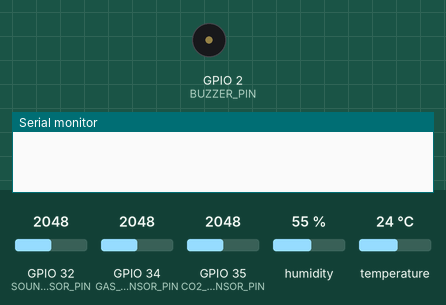
A sketch run on a simulated ESP32. Shown: buzzer (waves = sounding, pin HIGH), the last lines printed to the serial monitor. The test bench sets the inputs (shaded band); at power-on: GPIO 32 (SOUND_SENSOR_PIN) = 2048, GPIO 34 (GAS_SENSOR_PIN) = 2048, GPIO 35 (CO2_SENSOR_PIN) = 2048, humidity 55 %, temperature 24 °C. WiFi joins after 1.5 s; servers stay silent unless stated; uploads are accepted with an empty reply.

Above: at 0.1 s.
At 2.1 s:
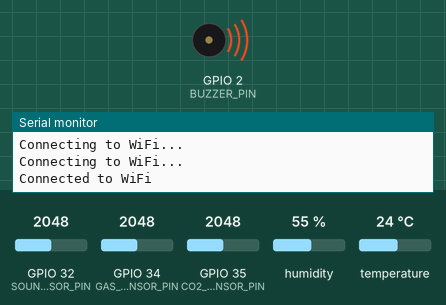
Timing chart, 0 to 3.6 s (numbered marks = the images above):
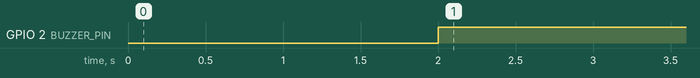

The sketch:

Monitoring_System.ino
```cpp
#include <WiFi.h>
  #include <ThingSpeak.h>
  #include <DHT.h>
  #include <HTTPClient.h>
  #include <time.h>
  // Pin definitions
  #define GAS_SENSOR_PIN 34    // Analog input pin for gas sensor on D34
  #define CO2_SENSOR_PIN 35    // Analog input pin for MQ-135 on D35
  #define SOUND_SENSOR_PIN 32   // Analog input pin for sound sensor on D32
  #define BUZZER_PIN 2         // Digital output pin for buzzer
  #define DHT_PIN 4            // Digital input pin for DHT11 sensor on D4

  // Wi-Fi Settings
  const char *ssid = "SURYA";
  const char *password = "8341771218";

  // ThingSpeak Settings
  char thingSpeakApiKey[] = "MKO6VUBE2ZSTGF4T";
  unsigned long channelID = 2418848;

  // OneM2M Settings
  const char *ntpServer = "pool.ntp.org";
  const char *cseIp = "192.168.43.172";
  const int csePort = 5089;
  const char *om2mOrigin = "admin:admin";
  const char *om2mMn = "/~/in-cse/in-name/";
  const char *om2mAe = "Monitoring_System";
  const int interval = 15000;

  WiFiClient client; // Declare the WiFi client

  DHT dht(DHT_PIN, DHT11);
  void setup() {
    Serial.begin(115200);
    pinMode(BUZZER_PIN, OUTPUT);
    // Connect to Wi-Fi
    WiFi.begin(ssid, password);
    while (WiFi.status() != WL_CONNECTED) {
      delay(1000);
      Serial.println("Connecting to WiFi...");
    }
    Serial.println("Connected to WiFi");
    // Initialize ThingSpeak
    ThingSpeak.begin(client);
    dht.begin();
  }
  void updateGasLevel() {
    int sensorValue = analogRead(GAS_SENSOR_PIN);
    int gasLevel = map(sensorValue, 0, 4095, 0, 100);
    if (gasLevel >= 50) {
      digitalWrite(BUZZER_PIN, HIGH);
    } else {
      digitalWrite(BUZZER_PIN, LOW);
    }
    // Update ThingSpeak channel for gas sensor
    ThingSpeak.setField(1, gasLevel);
  }
  void updateCO2Level() {
    int sensorValue = analogRead(CO2_SENSOR_PIN);
    // Update ThingSpeak channel for CO2 sensor
    ThingSpeak.setField(2, sensorValue);
  }
  void updateSoundSensor() {
    int soundValue = analogRead(SOUND_SENSOR_PIN);
    // Convert analog reading to frequency (example, this may not be accurate without proper calibration)
    float frequency = map(soundValue, 0, 1023, 20, 20000);
    // Update ThingSpeak channel for sound sensor
    ThingSpeak.setField(3, frequency);
  }
  void updateDHTSensor() {
    float temperature = dht.readTemperature();
    float humidity = dht.readHumidity();
    // Update ThingSpeak channel for DHT11 sensor
    ThingSpeak.setField(4, temperature);
    ThingSpeak.setField(5, humidity);
  }
  void updateOneM2MGas(int gasLevel) {
  String data;
  String server = "http://" + String(cseIp) + ":" + String(csePort) + String(om2mMn);
  HTTPClient http;
  http.begin(server + String(om2mAe) + "/MQ_2/Data/");
  http.addHeader("X-M2M-Origin", om2mOrigin);
  http.addHeader("Content-Type", "application/json;ty=4");
  http.addHeader("Content-Length", "120");
  // Construct the data string for gas sensor
  data = "[" + String(gasLevel) + "]";
  // Update OneM2M with the constructed data
  String req_data = String() + "{\"m2m:cin\": {"
                    +
                    "\"con\": \"" + data + "\","
                    +
                    "\"lbl\": \"MQ_2\","
                    +
                    "\"cnf\": \"text\""
                    +
                    "}}";
  int code = http.POST(req_data);
  http.end();
  Serial.println(code);
}
void updateOneM2MCO2(int co2Level) {
  String data;
  String server = "http://" + String(cseIp) + ":" + String(csePort) + String(om2mMn);
  HTTPClient http;
  http.begin(server + String(om2mAe) + "/MQ_135/Data/");
  http.addHeader("X-M2M-Origin", om2mOrigin);
  http.addHeader("Content-Type", "application/json;ty=4");
  http.addHeader("Content-Length", "120");
  // Construct the data string for CO2 sensor
  data = "[" + String(co2Level) + "]";
  // Update OneM2M with the constructed data
  String req_data = String() + "{\"m2m:cin\": {"
                    +
                    "\"con\": \"" + data + "\","
                    +
                    "\"lbl\": \"MQ_135\","
                    +
                    "\"cnf\": \"text\""
                    +
                    "}}";
  int code = http.POST(req_data);
  http.end();
  Serial.println(code);
}
void updateOneM2MSound(float soundFrequency) {
  String data;
  String server = "http://" + String(cseIp) + ":" + String(csePort) + String(om2mMn);
  HTTPClient http;
  http.begin(server + String(om2mAe) + "/Sound_Sensor/Data/");
  http.addHeader("X-M2M-Origin", om2mOrigin);
  http.addHeader("Content-Type", "application/json;ty=4");
  http.addHeader("Content-Length", "120");
  // Construct the data string for sound sensor
  data = "["+ String(soundFrequency) + "]";
  // Update OneM2M with the constructed data
  String req_data = String() + "{\"m2m:cin\": {"
                    +
                    "\"con\": \"" + data + "\","
                    +
                    "\"lbl\": \"Sound_Sensor\","
                    +
                    "\"cnf\": \"text\""
                    +
                    "}}";
  int code = http.POST(req_data);
  http.end();
  Serial.println(code);
}
void updateOneM2MDHT(float temperature, float humidity) {
  String data;
  String server = "http://" + String(cseIp) + ":" + String(csePort) + String(om2mMn);
  HTTPClient http;
  http.begin(server + String(om2mAe) + "/DHT/Data/");
  http.addHeader("X-M2M-Origin", om2mOrigin);
  http.addHeader("Content-Type", "application/json;ty=4");
  http.addHeader("Content-Length", "120");
  // Construct the data string for DHT sensor
  data = "[" + String(temperature) + ", " + String(humidity) + "]";
  // Update OneM2M with the constructed data
  String req_data = String() + "{\"m2m:cin\": {"
                    +
                    "\"con\": \"" + data + "\","
                    +
                    "\"lbl\": \"DHT\","
                    +
                    "\"cnf\": \"text\""
                    +
                    "}}";
  int code = http.POST(req_data);
  http.end();
  Serial.println(code);
}
  void loop() {
    updateGasLevel();
    updateCO2Level();
    updateSoundSensor();
    updateDHTSensor();
    // Write the values to ThingSpeak
    int httpCode = ThingSpeak.writeFields(channelID, thingSpeakApiKey);
    if (httpCode == 200) {
      Serial.println("ThingSpeak update successful");
    } else {
      Serial.print("Error updating ThingSpeak channel. HTTP error code: ");
      Serial.println(httpCode);
    }
    // Update OneM2M
updateOneM2MGas(analogRead(GAS_SENSOR_PIN));
updateOneM2MCO2(analogRead(CO2_SENSOR_PIN));
updateOneM2MSound(map(analogRead(SOUND_SENSOR_PIN), 0, 1023, 20, 20000));
updateOneM2MDHT(dht.readTemperature(), dht.readHumidity());
    delay(15000); // Update every 15 seconds
  }
```

Measured:
- by itself, GPIO 2 (BUZZER_PIN): LOW → HIGH at 2.0 s
